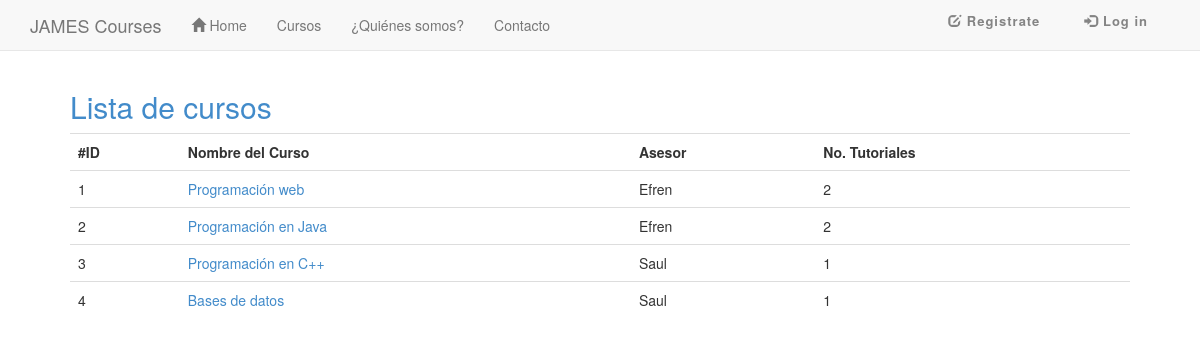
Page /curso.php on the committed database.
### tables this page shows
CREATE TABLE Curso (
  id_curso int NOT NULL AUTO_INCREMENT,
  nombre_curso varchar(50) NOT NULL,
  descripcion_curso text,
  id_usuario int NOT null,
  PRIMARY KEY (id_curso),
  FOREIGN key (id_usuario) REFERENCES Usuario (id_usuario)
);

CREATE TABLE Usuario (
  id_usuario int NOT NULL AUTO_INCREMENT,
  nombre_usuario varchar(60) NOT NULL,
  primer_apellido varchar(60) NOT NULL,
  segundo_apellido varchar(60),
  direccion varchar(100),
  correo varchar(60) NOT NULL,
  pass char(32) NOT NULL,
  PRIMARY KEY (id_usuario)
);

### curso.php (the view, shortened to what this page needs)
<?php
require_once('header.php');
require_once('includes/conexion.php');
$sql_curso = "select * from Curso, Usuario where Usuario.id_usuario = Curso.id_usuario";
$res_cu = mysql_query($sql_curso, $con) or die(mysql_error());
?>
<!DOCTYPE html>
<html lang="en">
<head>
	<link rel="stylesheet" href="includes/bootstrap/dist/css/style.css">
</head>
<body>
  <h2 class = "text-primary">Lista de cursos</h2>
				<table class="table table-hover">
					<tr>
						<th>
							#ID
						</th>
						<th>
							Nombre del Curso
						</th>
						<th>
							Asesor
						</th>
						<th>
							No. Tutoriales
						</th>
					</tr>
					  <?php while($reg_cu = mysql_fetch_array($res_cu)){
						?>
					<tr onclick="javascript:document.location.href = 'listaTutoriales.php?id_curso=<?php echo $reg_cu['id_curso']; ?>'">
						<td >
							<?php echo $reg_cu['id_curso']; ?>
						</td>
						<td>
							<a href="listaTutoriales.php?id_curso=<?php echo $reg_cu['id_curso']; ?>"><?php echo $reg_cu['nombre_curso']; ?></a>
						</td>
						<td>
							<?php echo $reg_cu['nombre_usuario']; ?>
						</td>
						<td>
							<?php
								$sql_tu = "SELECT * FROM Tutorial WHERE id_curso = '".$reg_cu['id_curso']."'";
								$res_tu = mysql_query($sql_tu,$con)or die(mysql_error());
							 	echo mysql_num_rows($res_tu);
							  ?>
						</td>
					</tr>
					<?php }
					?>
				</table>
</body>
</html>

### header.php (shortened to what this page needs)
<!DOCTYPE html>
<html lang="en">
<head>
  <link rel="stylesheet" href="includes/bootstrap/dist/css/bootstrap.min.css">
  <link rel="stylesheet" href="includes/bootstrap/dist/css/bootstrap.css">
  <link rel="stylesheet" href="includes/bootstrap/dist/css/style.css">
</head>
<body>
  <div class="container">
    <div class="navbar navbar-default navbar-fixed-top" role="navigation">
      <div class="container">
        <div class="navbar-header">
          <a class="navbar-brand active" href="index.php">JAMES Courses</a>
        </div>
				<?php if(!isset($_SESSION['nombre'])){ ?>
        <div class="navbar-collapse collapse">
          <ul class="nav navbar-nav">
            <li><a href="index.php"><span class="glyphicon glyphicon-home"></span> Home</a></li>
            <li><a href="curso.php">Cursos</a></li>
            <li><a href="quiensomos.php">¿Quiénes somos?</a></li>
            <li><a href="contacto.php">Contacto</a></li>
          </ul>
          <ul class="nav navbar-nav navbar-right">
            <li>
              <button type="button" class="botn botn-primary botn-lg outline" data-toggle="modal" data-target="#myModal2">
                <span class="glyphicon glyphicon-edit"></span> Registrate
              </button>
            </li>
            <li>
              <button type="button" class="botn botn-primary botn-lg outline" data-toggle="modal" data-target="#myModal">
                <span class="glyphicon glyphicon-log-in"></span> Log in
              </button>
            </li>
          </ul>
        </div>
					<?php } ?>
      </div>
    </div>
  </div>
</body>
</html>

### rows in the picture
curso: id_curso "1", nombre_curso "Programación web", id_usuario.nombre_usuario "Efren", mysql_num_rows($res_tu) "2"
curso: id_curso "2", nombre_curso "Programación en Java", id_usuario.nombre_usuario "Efren", mysql_num_rows($res_tu) "2"
curso: id_curso "3", nombre_curso "Programación en C++", id_usuario.nombre_usuario "Saul", mysql_num_rows($res_tu) "1"
curso: id_curso "4", nombre_curso "Bases de datos", id_usuario.nombre_usuario "Saul", mysql_num_rows($res_tu) "1"
